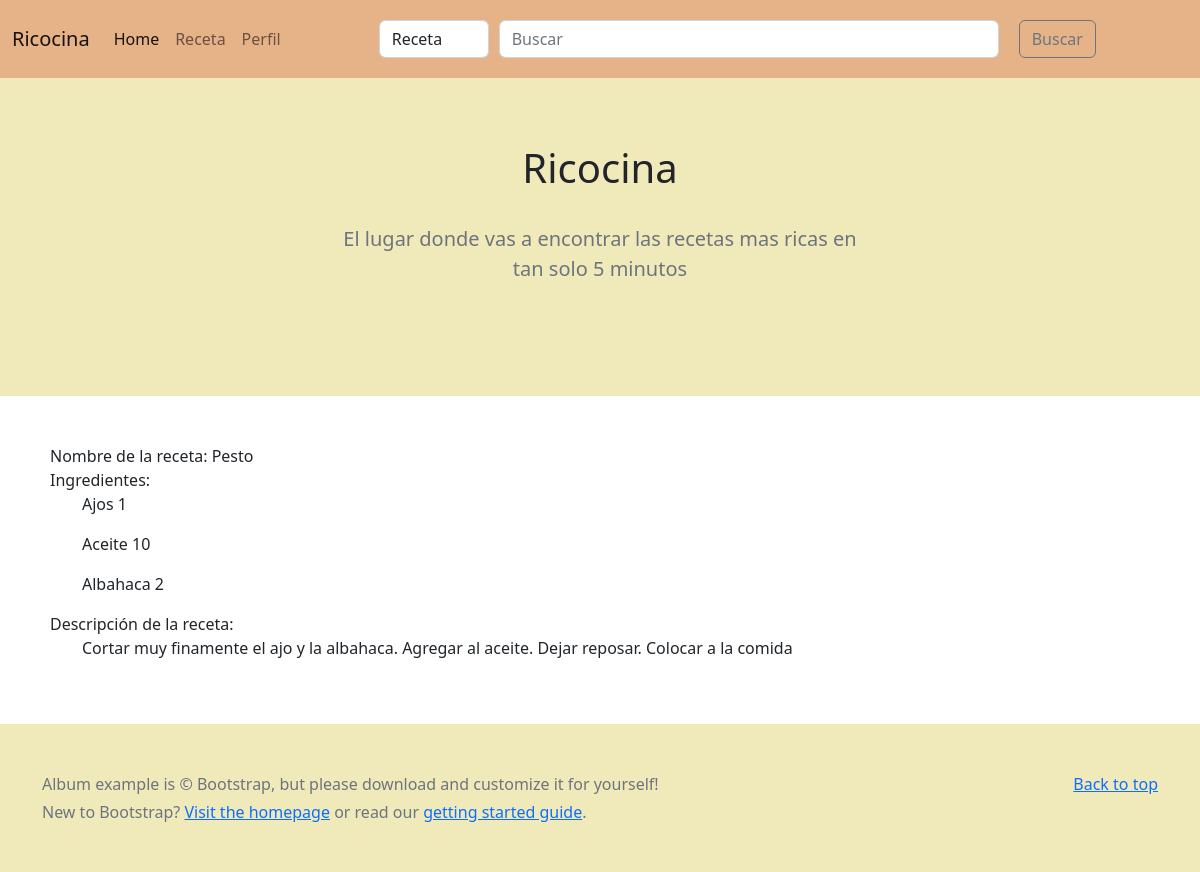
/modificar-nombre/ver-receta, run on the app's committed database.
### blog_recetas/models.py (models this page shows, shortened)
class Receta(models.Model):
    nombre_receta = models.CharField(max_length=50)
    ingrediente_1 = models.CharField(max_length=50)
    cantidad_ingr_1 = models.IntegerField()
    ingrediente_2 = models.CharField(max_length=50)
    cantidad_ingr_2 = models.IntegerField()
    ingrediente_3 = models.CharField(max_length=50)
    cantidad_ingr_3 = models.IntegerField()
    paso_a_paso = models.CharField(max_length=500, default="Descripcion de la receta")

### blog_recetas/views.py (the view)
# urls.py: path('ver-receta', Receta_LV.as_view(), name='Ver_receta'),
class Receta_LV(ListView):
    model= Receta
    template_name= "ver_receta.html"

### blog_recetas/templates/ver_receta.html
{% extends "index.html" %}
{% load static %}
{% block bloque1 %}
    <div class="album py-5" style="background-color:#ffffff">
        <div style="margin-left: 50px;">
            {% for receta in object_list %}
                Nombre de la receta: {{receta.nombre_receta}}
                <br>
                Ingredientes:
                <ul>{{receta.ingrediente_1}} {{receta.cantidad_ingr_1}}</ul>
                <ul>{{receta.ingrediente_2}} {{receta.cantidad_ingr_2}}</ul>
                <ul>{{receta.ingrediente_3}} {{receta.cantidad_ingr_3}}</ul>
                Descripción de la receta:
                <ul>{{receta.paso_a_paso}}</ul>
            {% endfor %}
        </div>
    </div>
{% endblock bloque1 %}

### data on the page
Receta: nombre_receta "Pesto", ingrediente_1 "Ajos", cantidad_ingr_1 "1", ingrediente_2 "Aceite", cantidad_ingr_2 "10", ingrediente_3 "Albahaca", cantidad_ingr_3 "2", paso_a_paso "Cortar muy finamente el ajo y la albahaca. Agregar al aceite. Dejar reposar. Colocar a la comida"
